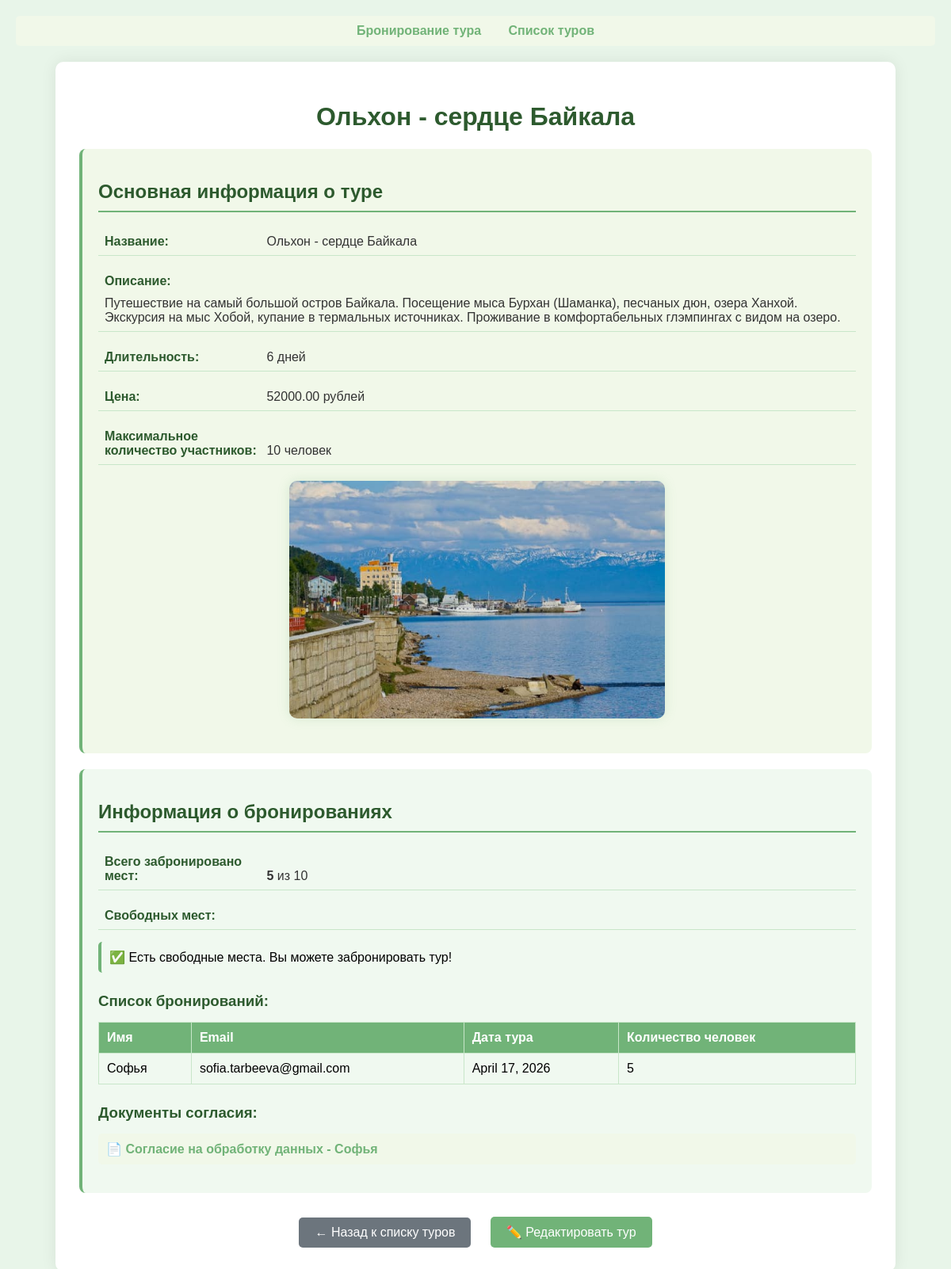
The page /tour/2/ on the database as committed earlier.
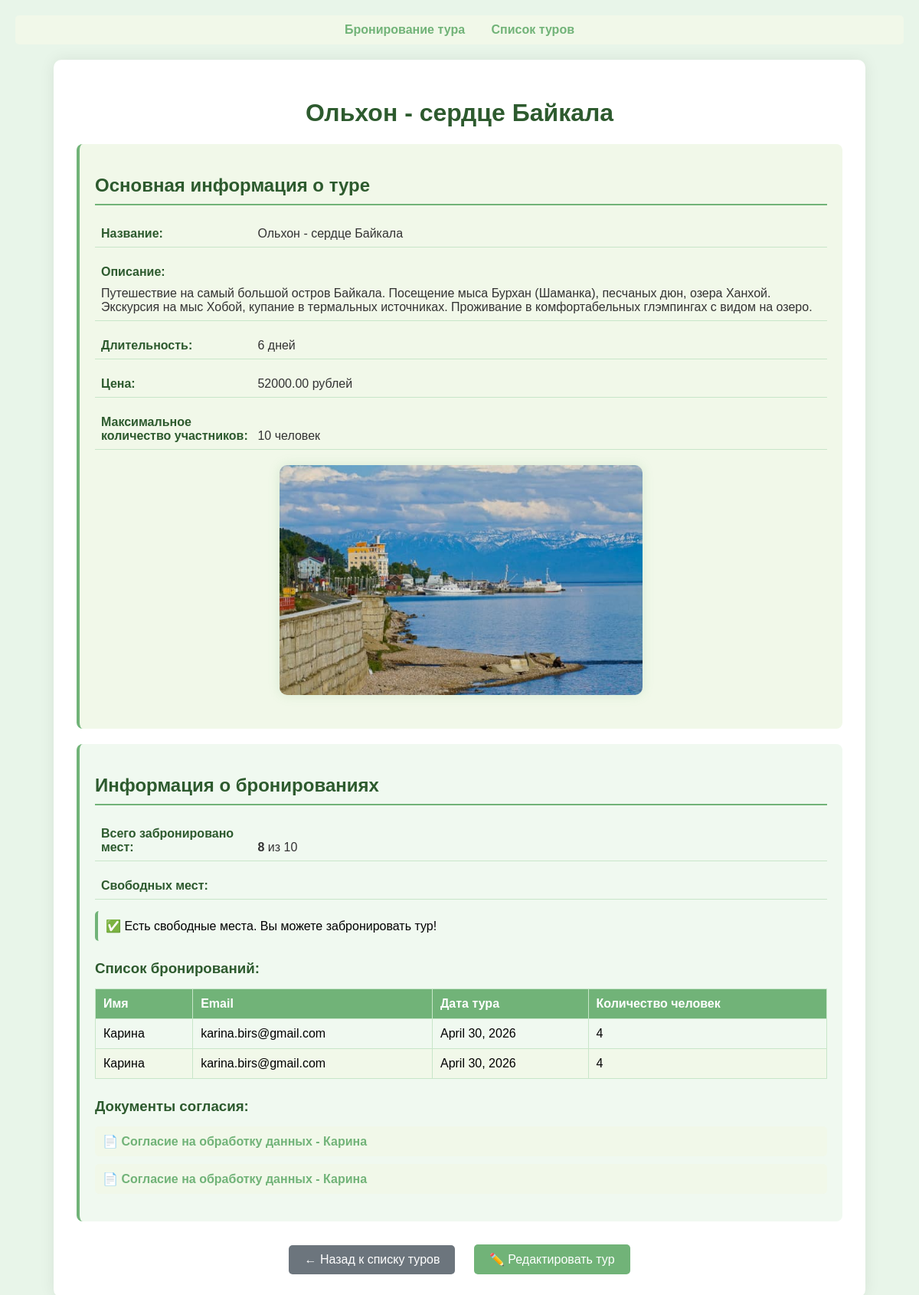
The same page on the database as committed later.
### booking/models.py (models this page shows, shortened)
class Tour(models.Model):
    objects = models.Manager()
    title = models.CharField(max_length=200)
    description = models.TextField()
    duration = models.IntegerField()
    price = models.DecimalField(max_digits=10,decimal_places=2)
    max_people = models.IntegerField()
    removed = models.BooleanField(default=False)
    image = models.ImageField(
        upload_to="tours/",
        default="tours/default.jpg")

class Booking(models.Model):
    tour = models.ForeignKey(Tour, on_delete=models.CASCADE)
    name = models.CharField(max_length=200, null=False)
    email = models.EmailField(null=False)
    tour_date = models.DateField()
    people = models.IntegerField()

class ConsentDocument(models.Model):
    booking = models.ForeignKey(Booking, on_delete=models.CASCADE)
    document = models.FileField(upload_to="consents/")

### booking/views.py (the view)
# urls.py: path('tour/<int:pk>/', views.tour_detail_view, name='tour_detail'),
def tour_detail_view(request, pk):
    tour = get_object_or_404(Tour, pk=pk, removed=False)
    bookings = Booking.objects.filter(tour=tour)
    consent_docs = ConsentDocument.objects.filter(booking__tour=tour)
    total_booked = sum(booking.people for booking in bookings)
    return render(
        request,
        "booking/tour_detail.html",
        {
            "tour": tour,
            "bookings": bookings,
            "consent_docs": consent_docs,
            "total_booked": total_booked
        }
    )

### templates/booking/tour_detail.html (shortened to what this page needs)
<!DOCTYPE html>
<html>
<head>
{% load static %}
</head>
<body>
<div class="nav">
    <a href="{% url 'booking' %}">Бронирование тура</a>
    <a href="{% url 'tour_list' %}">Список туров</a>
</div>
<div class="container">
<h1>{{ tour.title }}</h1>
<div class="tour-info">
    <h2>Основная информация о туре</h2>
    <div class="info-row">
        <span class="info-label">Название:</span>
        <span class="info-value">{{ tour.title }}</span>
    </div>
    <div class="info-row">
        <span class="info-label">Описание:</span>
        <div class="info-value" style="margin-top: 10px;">{{ tour.description }}</div>
    </div>
    <div class="info-row">
        <span class="info-label">Длительность:</span>
        <span class="info-value">{{ tour.duration }} дней</span>
    </div>
    <div class="info-row">
        <span class="info-label">Цена:</span>
        <span class="info-value">{{ tour.price }} рублей</span>
    </div>
    <div class="info-row">
        <span class="info-label">Максимальное количество участников:</span>
        <span class="info-value">{{ tour.max_people }} человек</span>
    </div>
    {% if tour.image %}
    <div class="tour-image">
        <img src="{{ tour.image.url }}" alt="{{ tour.title }}">
    </div>
    {% endif %}
</div>
<div class="booking-info">
    <h2>Информация о бронированиях</h2>
    <div class="info-row">
        <span class="info-label">Всего забронировано мест:</span>
        <span class="info-value"><strong>{{ total_booked }}</strong> из {{ tour.max_people }}</span>
    </div>
    <div class="info-row">
        <span class="info-label">Свободных мест:</span>
    </div>
    {% if tour.max_people|add:"-"|add:total_booked <= 0 %}
    <div class="warning-text">
        ⚠️ Внимание: На данный тур нет свободных мест! Бронирование недоступно.
    </div>
    {% elif tour.max_people|add:"-"|add:total_booked <= 3 %}
    <div class="warning-text">
        🎯 Осталось всего {{ tour.max_people|add:"-"|add:total_booked }} мест! Торопитесь!
    </div>
    {% else %}
    <div class="info-text">
        ✅ Есть свободные места. Вы можете забронировать тур!
    </div>
    {% endif %}
    {% if bookings %}
    <h3>Список бронирований:</h3>
    <table>
        <thead>
            <tr>
                <th>Имя</th>
                <th>Email</th>
                <th>Дата тура</th>
                <th>Количество человек</th>
            </tr>
        </thead>
        <tbody>
            {% for booking in bookings %}
            <tr>
                <td>{{ booking.name }}</td>
                <td>{{ booking.email }}</td>
                <td>{{ booking.tour_date }}</td>
                <td>{{ booking.people }}</td>
            </tr>
            {% endfor %}
        </tbody>
    </table>
    {% else %}
    <div class="info-text">
        📌 На этот тур пока нет бронирований. Будьте первым!
    </div>
    {% endif %}
    {% if consent_docs %}
    <h3>Документы согласия:</h3>
    <ul class="docs-list">
        {% for doc in consent_docs %}
        <li>
            📄 <a href="{{ doc.document.url }}" target="_blank">
                Согласие на обработку данных - {{ doc.booking.name }}
            </a>
        </li>
        {% endfor %}
    </ul>
    {% endif %}
</div>
<div class="actions">
    <a href="{% url 'tour_list' %}" class="btn btn-back">← Назад к списку туров</a>
    <a href="{% url 'tour_edit' tour.id %}" class="btn btn-edit">✏️ Редактировать тур</a>
</div>
</div>
</body>
</html>

### templates/booking/tour_detail.html (style rules this page uses)
body { font-family: Arial, sans-serif; background: #e8f5e9; margin: 0; padding: 20px; }
.container { max-width: 1000px; margin: auto; background: white; padding: 30px; border-radius: 10px; box-shadow: 0 0 20px rgba(0,0,0,0.08); }
h1 { text-align: center; color: #2d5a2e; }
h2 { color: #2d5a2e; border-bottom: 2px solid #71b378; padding-bottom: 10px; }
h3 { color: #2d5a2e; margin-top: 25px; margin-bottom: 15px; }
.nav { margin-bottom: 20px; padding: 10px; background-color: #f1f8e9; border-radius: 5px; text-align: center; }
.nav a { margin: 0 15px; text-decoration: none; color: #71b378; font-weight: bold; transition: color 0.3s ease; }
.tour-info { background-color: #f1f8e9; padding: 20px; border-radius: 8px; margin-bottom: 20px; border-left: 4px solid #71b378; }
.info-row { margin-bottom: 15px; padding: 8px; border-bottom: 1px solid #c8e6c9; }
.info-label { font-weight: bold; display: inline-block; width: 200px; color: #2d5a2e; }
.info-value { display: inline-block; color: #333; }
.tour-image { text-align: center; margin: 20px 0; }
.tour-image img { max-width: 100%; max-height: 300px; border-radius: 10px; box-shadow: 0 0 15px rgba(113, 179, 120, 0.2); transition: transform 0.3s ease; }
.booking-info { background-color: #f0f9f0; padding: 20px; border-radius: 8px; margin: 20px 0; border-left: 4px solid #71b378; }
table { width: 100%; border-collapse: collapse; margin-top: 15px; }
th, td { border: 1px solid #c8e6c9; padding: 10px; text-align: left; }
th { background-color: #71b378; color: white; font-weight: bold; }
tr:nth-child(even) { background-color: #f1f8e9; }
.actions { margin-top: 30px; text-align: center; }
.btn { display: inline-block; padding: 10px 20px; margin: 0 10px; text-decoration: none; border-radius: 5px; font-size: 16px; transition: all 0.3s ease; }
.btn-back { background-color: #6c757d; color: white; }
.btn-edit { background-color: #71b378; color: white; }
.docs-list { margin-top: 15px; list-style: none; padding: 0; }
.docs-list li { margin: 10px 0; padding: 10px; background-color: #f1f8e9; border-radius: 5px; transition: all 0.3s ease; }
.docs-list a { color: #71b378; text-decoration: none; font-weight: bold; }
.info-text { background-color: #f0f9f0; border-left: 4px solid #71b378; padding: 10px; margin: 10px 0; border-radius: 5px; }

Rows that differ between the two databases and show on the page:
removed Booking: name "Софья", email "sofia.tarbeeva@gmail.com", tour_date "April 17, 2026", people "5"
removed ConsentDocument: booking.name "Софья"
added Booking: name "Карина", email "karina.birs@gmail.com", tour_date "April 30, 2026", people "4"
added Booking: name "Карина", email "karina.birs@gmail.com", tour_date "April 30, 2026", people "4"
added ConsentDocument: booking.name "Карина"
added ConsentDocument: booking.name "Карина"
Other text that changed with them:
{{ total_booked }}: "5" → "8"
